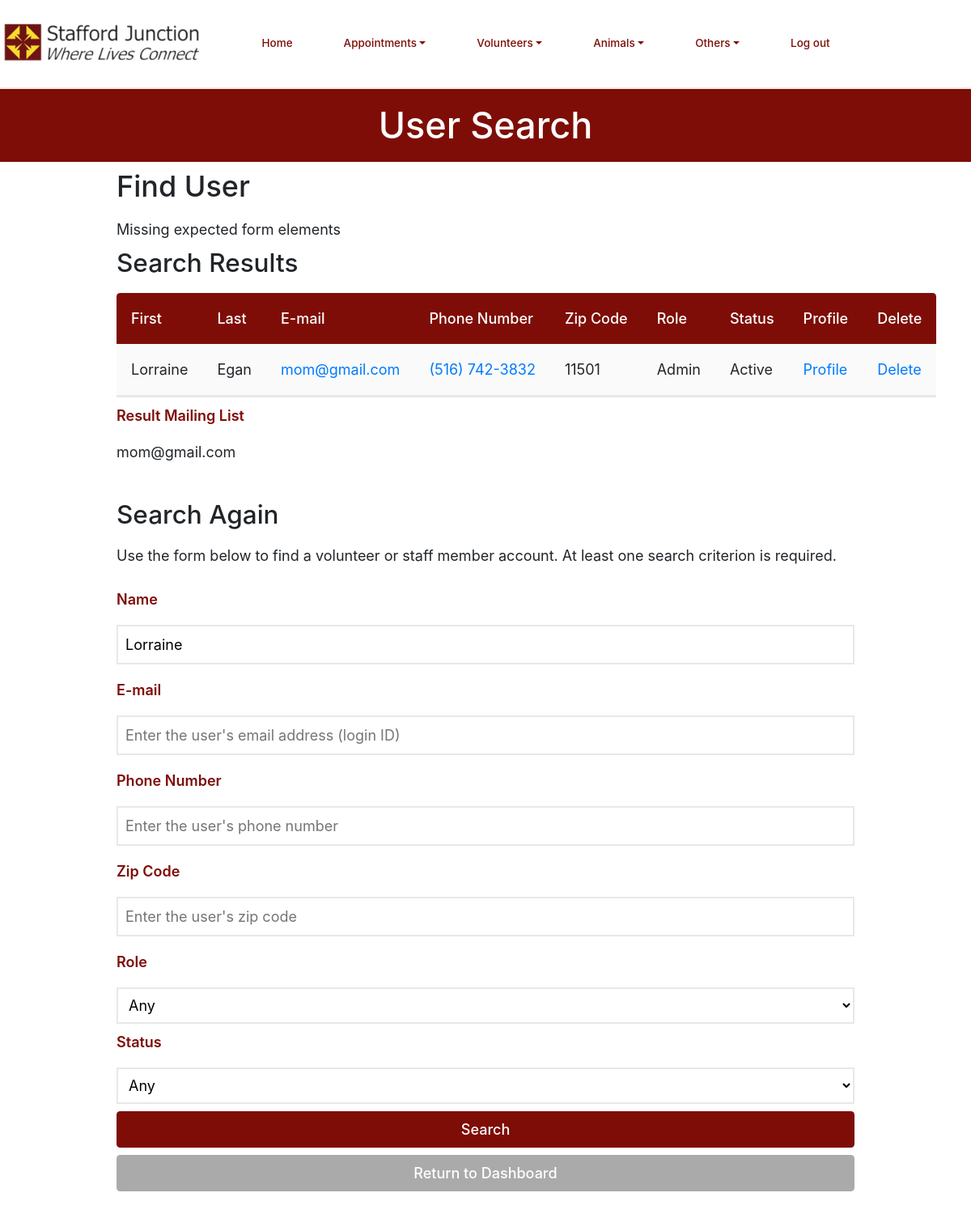
The app's page /personSearch.php?name=Lorraine (signed in) with its own data.
### tables this page shows
CREATE TABLE `dbPersons` (
  `id` varchar(256) NOT NULL,
  `start_date` text DEFAULT NULL,
  `venue` text DEFAULT NULL,
  `first_name` text NOT NULL,
  `last_name` text DEFAULT NULL,
  `address` text DEFAULT NULL,
  `city` text DEFAULT NULL,
  `state` varchar(2) DEFAULT NULL,
  `zip` text DEFAULT NULL,
  `phone1` varchar(12) NOT NULL,
  `phone1type` text DEFAULT NULL,
  `phone2` varchar(12) DEFAULT NULL,
  `phone2type` text DEFAULT NULL,
  `birthday` text DEFAULT NULL,
  `email` text DEFAULT NULL,
  `contact_name` text NOT NULL,
  `contact_num` varchar(12) NOT NULL,
  `relation` text NOT NULL,
  `contact_time` text NOT NULL,
  `cMethod` text DEFAULT NULL,
  `type` text DEFAULT NULL,
  `status` text DEFAULT NULL,
  `availability` text DEFAULT NULL,
  `schedule` text DEFAULT NULL,
  `hours` text DEFAULT NULL,
  `notes` text DEFAULT NULL,
  `password` text DEFAULT NULL,
  `sundays_start` char(5) DEFAULT NULL,
  `sundays_end` char(5) DEFAULT NULL,
  `mondays_start` char(5) DEFAULT NULL,
  `mondays_end` char(5) DEFAULT NULL,
  `tuesdays_start` char(5) DEFAULT NULL,
  `tuesdays_end` char(5) DEFAULT NULL,
  `wednesdays_start` char(5) DEFAULT NULL,
  `wednesdays_end` char(5) DEFAULT NULL,
  `thursdays_start` char(5) DEFAULT NULL,
  `thursdays_end` char(5) DEFAULT NULL,
  `fridays_start` char(5) DEFAULT NULL,
  `fridays_end` char(5) DEFAULT NULL,
  `saturdays_start` char(5) DEFAULT NULL,
  `saturdays_end` char(5) DEFAULT NULL,
  `profile_pic` text NOT NULL,
  `force_password_change` tinyint(1) NOT NULL,
  `gender` varchar(6) NOT NULL
);

### include/input-validation.php (called while the page is built, shortened)
<?php
    function _sanitize($connection, $input) {
        if (is_array($input)) {
            $length = count($input);
            for ($i = 0; $i < $length; $i++) {
                 $input[$i] = trim($input[$i]);
            }
        } else {
            $input = trim($input);
            $input = mysqli_real_escape_string($connection, $input);
            $input = htmlspecialchars($input);
        }
        return $input;
    }
    function sanitize($input, $ignoreList=null) {
        $sanitized = [];
        $connection = connect();
        if ($ignoreList) {
            foreach ($input as $key => $value) {
                if (in_array($key, $ignoreList)) {
                    $sanitized[$key] = $value;
                } else {
                    $sanitized[$key] = _sanitize($connection, $value);
                }
            }
        } else {
            foreach ($input as $key => $value) {
                $sanitized[$key] = _sanitize($connection, $value);
            }
        }
        return $sanitized;
    }
    function wereRequiredFieldsSubmitted($args, $fieldsRequired, $blankOkay=true) {
        foreach ($fieldsRequired as $field) {
            if (!isset($args[$field]) || (!$args[$field] && !$blankOkay)) {
                return false;
            }
        }
        return true;
    }
    function valueConstrainedTo($value, $values) {
        return in_array($value, $values);
    }
?>

### database/dbPersons.php (called while the page is built, shortened)
<?php
include_once(dirname(__FILE__).'/../domain/Person.php');
function make_a_person($result_row) {
    $thePerson = new Person(
                    $result_row['first_name'],
                    $result_row['last_name'],
                    $result_row['venue'],
                    $result_row['address'],
                    $result_row['city'],
                    $result_row['state'],
                    $result_row['zip'],
                    @$result_row['profile_pic'],
                    $result_row['phone1'],
                    $result_row['phone1type'],
                    $result_row['phone2'],
                    $result_row['phone2type'],
                    $result_row['email'],
                    $result_row['contact_name'],
                    $result_row['contact_num'],
                    $result_row['relation'],
                    $result_row['contact_time'],
                    $result_row['type'],
                    $result_row['status'],
                    $result_row['cMethod'],
                    $result_row['availability'],
                    $result_row['schedule'],
                    $result_row['hours'],
                    $result_row['birthday'],
                    $result_row['start_date'],
                    $result_row['notes'],
                    $result_row['password'],
                    $result_row['sundays_start'],
                    $result_row['sundays_end'],
                    $result_row['mondays_start'],
                    $result_row['mondays_end'],
                    $result_row['tuesdays_start'],
                    $result_row['tuesdays_end'],
                    $result_row['wednesdays_start'],
                    $result_row['wednesdays_end'],
                    $result_row['thursdays_start'],
                    $result_row['thursdays_end'],
                    $result_row['fridays_start'],
                    $result_row['fridays_end'],
                    $result_row['saturdays_start'],
                    $result_row['saturdays_end'],
                    $result_row['force_password_change'],
                    $result_row['gender']
                );
    return $thePerson;
}
    function find_users($name, $id, $phone, $zip, $type, $status) {
        $where = 'where ';
        if ($name) {
            if (strpos($name, ' ')) {
                $name = explode(' ', $name, 2);
                $first = $name[0];
                $last = $name[1];
                $where .= "first_name like '%$first%' and last_name like '%$last%'";
            } else {
                $where .= "(first_name like '%$name%' or last_name like '%$name%')";
            }
        }
        $query = "select * from dbPersons $where order by last_name, first_name";
        $connection = connect();
        $result = mysqli_query($connection, $query);
        $raw = mysqli_fetch_all($result, MYSQLI_ASSOC);
        $persons = [];
        foreach ($raw as $row) {
            $persons []= make_a_person($row);
        }
        return $persons;
    }

### domain/Person.php (called while the page is built, shortened)
<?php
class Person {
	private $id;
	private $first_name;
	private $last_name;
	private $zip;
	private $phone1;
	private $email;
	private $type;
	private $status;
	function __construct($f, $l, $v, $a, $c, $s, $z, $pp, $p1, $p1t, $p2, $p2t, $e,
			$cn, $cpn, $rel,
			$ct, $t, $st, $cntm,
			$av, $sch, $hrs, $bd, $sd,
			$notes, $pass,
			$suns, $sune, $mons, $mone, $tues, $tuee, $weds, $wede,
			$thus, $thue, $fris, $frie, $sats, $sate, $mcp, $gender) {
		$this->id = $e;
		$this->first_name = $f;
		$this->last_name = $l;
		$this->zip = $z;
		$this->phone1 = $p1;
		$this->email = $e;
		$this->type = $t !== "" ? explode(',', $t) : array();
		$this->status = $st;
	}
	function get_id() {
		return $this->id;
	}
	function get_first_name() {
		return $this->first_name;
	}
	function get_last_name() {
		return $this->last_name;
	}
	function get_zip() {
		return $this->zip;
	}
	function get_phone1() {
		return $this->phone1;
	}
	function get_email() {
		return $this->email;
	}
	function get_type() {
		return $this->type;
	}
	function get_status() {
		return $this->status;
	}
}

### include/output.php (called while the page is built, shortened)
<?php
    function hsc($input) {
        return htmlspecialchars($input);
    }
    function formatPhoneNumber($number) {
        $str = '(' . substr($number, 0, 3) . ') ' . substr($number, 3, 3) . '-' . substr($number, 6, 4);
        return hsc($str);
    }

### personSearch.php (the view, shortened to what this page needs)
<!DOCTYPE html>
<html>
    <head>
        <?php require_once('universal.inc') ?>
    </head>
    <body>
        <?php require_once('header.php') ?>
        <h1>User Search</h1>
        <form id="person-search" class="general" method="get">
            <h2>Find User</h2>
            <?php
                if (isset($_GET['name'])) {
                    require_once('include/input-validation.php');
                    require_once('database/dbPersons.php');
                    $args = sanitize($_GET);
                    $required = ['name', 'id', 'phone', 'zip', 'role', 'status'];
                    if (!wereRequiredFieldsSubmitted($args, $required, true)) {
                        echo 'Missing expected form elements';
                    }
                    $name = $args['name'];
                    $id = $args['id'];
                    $phone = preg_replace("/[^0-9]/", "", $args['phone']);
					$zip = $args['zip'];
                    $role = $args['role'];
                    $status = $args['status'];
                    if (!($name || $id || $phone || $zip || $role || $status)) {
                        echo '<div class="error-toast">At least one search criterion is required.</div>';
                    } else if (!valueConstrainedTo($role, ['admin', 'superadmin', 'volunteer', ''])) {
                        echo '<div class="error-toast">The system did not understand your request.</div>';
                    } else if (!valueConstrainedTo($status, ['Active', 'Inactive', ''])) {
                        echo '<div class="error-toast">The system did not understand your request.</div>';
                    } else {
                        echo "<h3>Search Results</h3>";
                        $persons = find_users($name, $id, $phone, $zip, $role, $status);
                        require_once('include/output.php');
                        if (count($persons) > 0) {
                            echo '
                            <div class="table-wrapper">
                                <table class="general">
                                    <thead>
                                        <tr>
                                            <th>First</th>
                                            <th>Last</th>
                                            <th>E-mail</th>
                                            <th>Phone Number</th>
											<th>Zip Code</th>
                                            <th>Role</th>
                                            <th>Status</th>
                                            <th>Profile</th>
                                            <th>Delete</th>
                                        </tr>
                                    </thead>
                                    <tbody class="standout">';
                            $mailingList = '';
                            foreach ($persons as $person) {
                                $mailingList .= $person->get_email();
                                echo '
                                        <tr>
                                            <td>' . $person->get_first_name() . '</td>
                                            <td>' . $person->get_last_name() . '</td>
                                            <td><a href="mailto:' . $person->get_id() . '">' . $person->get_id() . '</a></td>
                                            <td><a href="tel:' . $person->get_phone1() . '">' . formatPhoneNumber($person->get_phone1()) .  '</td>
											<td>' . $person->get_zip() . '</td>
                                            <td>' . ucfirst($person->get_type()[0]) . '</td>
                                            <td>' . ucfirst($person->get_status()) . '</td>
                                            <td><a href="viewProfile.php?id=' . $person->get_id() . '">Profile</a></td>
                                            <td><a href="deletePerson.php?id=' . $person->get_id() . '">Delete</a></td>
                                        </a></tr>';
                            }
                            echo '
                                    </tbody>
                                </table>
                            </div>';
                            echo '
                            <label>Result Mailing List</label>
                            <p>' . $mailingList . '</p>
                            ';
                        } else {
                            echo '<div class="error-toast">Your search returned no results.</div>';
                        }
                    }
                    echo '<h3>Search Again</h3>';
                }
            ?>
            <p>Use the form below to find a volunteer or staff member account. At least one search criterion is required.</p>
            <label for="name">Name</label>
            <input type="text" id="name" name="name" value="<?php if (isset($name)) echo htmlspecialchars($_GET['name']) ?>" placeholder="Enter the user's first and/or last name">
            <label for="id">E-mail</label>
            <input type="text" id="id" name="id" value="<?php if (isset($id)) echo htmlspecialchars($_GET['id']) ?>" placeholder="Enter the user's email address (login ID)">
		<label for="phone">Phone Number</label>
            <input type="tel" id="phone" name="phone" value="<?php if (isset($phone)) echo htmlspecialchars($_GET['phone']) ?>" placeholder="Enter the user's phone number">
		<label for="zip">Zip Code</label>
			<input type="text" id="zip" name="zip" value="<?php if (isset($zip)) echo htmlspecialchars($_GET['zip']) ?>" placeholder="Enter the user's zip code">
			<label for="role">Role</label>
           <select id="role" name="role">
                <option value="">Any</option>
            </select>
          <label for="status">Status</label>
            <select id="status" name="status">
                <option value="">Any</option>
            </select>
            <input type="submit" value="Search">
            <a class="button cancel" href="index.php">Return to Dashboard</a>
        </form>
    </body>
</html>

### records on screen
dbpersons: first_name "Lorraine", last_name "Egan", id "mom@gmail.com", phone1 "(516) 742-3832", zip "11501", type "Admin", status "Active"

### other values on screen
$mailingList "mom@gmail.com"
